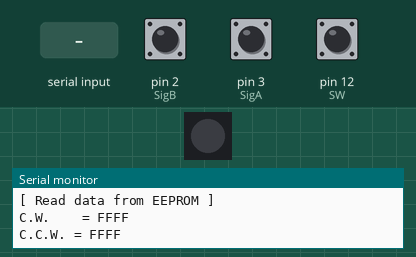
Recording of a sketch running on a simulated Arduino Leonardo, built with avr-gcc and run on an emulated ATmega32U4. Shown: 1 RGB LEDs in strip order, left to right, the last lines printed to the serial monitor. The test bench sets the inputs (shaded band); at power-on: pin 2 (SigB) HIGH, pin 3 (SigA) HIGH, pin 12 (SW) HIGH. Dim RGB values are drawn brighter than linear; USB keyboard and mouse output is not drawn.

Above: at 2.5 s.
2.6 s: "H\n" received over Serial
At 2.75 s:
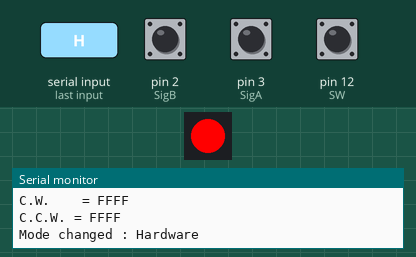
6.1 s: byte 83 ('S') received over Serial
At 6.53 s:
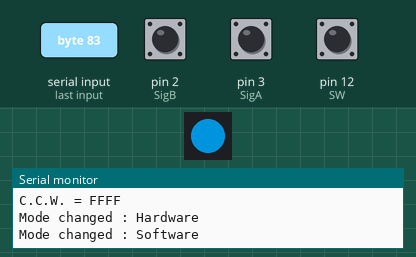
Timing chart, 0 to 9.1 s (numbered marks = the images above; inputs shaded):
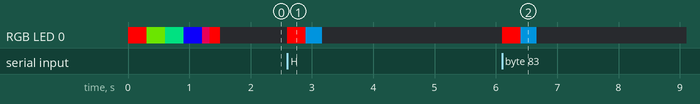

Measured:
- after the input at 2.6 s, RGB LED 0: off → RGB(255, 0, 0) at once, → RGB(0, 102, 153) 0.30 s later, → off 0.27 s later
- after the input at 6.1 s, RGB LED 0: off → RGB(255, 0, 0) at once, → RGB(0, 102, 153) 0.30 s later, → off 0.27 s later

The sketch:

Consumer_HID_rotenc3.ino
```cpp
/*---------------------------------------------*/
//デバイス識別番号
//シリアルで文字 "R" を受信したらこの数字を返す

#define ACK 0x00 //肯定応答
/*---------------------------------------------*/

//↓このスケッチの説明↓
/*----------------------------------------------
[シリアルで以下に示す文字を受信すると行う動作]
'C' EEPROMに保存されているキーコードを出力
'D' DUMP，EEPROMの中身を出力する
'M' EEPROMに仮想キーコードを記録する(ハードウェアモード)
    例えば,右回転のときは音量UP[0xE9]
    左回転のときは音量DOWN[0xEA]
    としたい場合は "M0xE9,0xEA" と送信する
'H' ハードウェアモードに変更する
    EEPROMに保存されている仮想キーコードを実行する
'S' ソフトウェアモードに変更する
    本機から右回転時は 'R' ,左回転時は 'L' を
    送信するので受信した端末で解釈して使用する
'R' 上記に記したACKの文字を送信する
    端末でデバイスを識別したい時に使用する

[Arduinoの動作]
・起動時とモード変更時にLEDが虹色に光る
・ハードウェアモードでは回転に合わせてLEDの色が変わる
・ソフトウェアモードでは白色固定
・LEDは最終操作から tick_value で設定した時間後に消灯する
・ロータリエンコーダで　右左右左右　または　左右左右左　を
操作するとモード(ハード・ソフト)が切り替わる

-----------------------------------------------*/

#include "HID-Project.h"
#include <EEPROM.h>
#include <Adafruit_NeoPixel.h>
#ifdef __AVR__
#include <avr/power.h>
#endif
#define PIN 11
#define SigA 3
#define SigB 2
#define LED_A 10
#define LED_B 9
#define LED_State 14
#define SW 12
#define Mode_SW 7

int rot = 0;
int flag = 0;
int Mode_sw = 0;
int tick_value = 1500;
int counter = 0;
static const int iRotPtn[] =
{0, 1, -1, 0, -1, 0, 0, 1, 1, 0, 0, -1, 0, -1, 1, 0, 0};

//エンコーダー状態を記憶
volatile byte pos;
volatile int  enc_count;

char buff[12] = {'\0'};
byte C_pos = 0;
byte old_C_pos = 0;
byte rec = 0;
uint16_t Vkey1 = 0x00;
uint16_t Vkey2 = 0x00;
unsigned long time;
unsigned long time_sub = 0;
unsigned long memory = 0;

//WS2812 本機では1つ
Adafruit_NeoPixel strip =
Adafruit_NeoPixel(1, PIN, NEO_GRB + NEO_KHZ800);

//EEPROM用構造体
typedef struct _VKSTRUCT {
  uint16_t Vkey1;
  uint16_t Vkey2;
} VKSTRUCT, *PVKSTRUCT;
VKSTRUCT vs;  //C.W. Vkey1
VKSTRUCT vs2; //C.C.W. Vkey2

void setup() {
  //EEPROMから読み込み

  //HID
  Consumer.begin();
  Keyboard.begin();

  //ピン設定
  pinMode(SigA, INPUT_PULLUP);
  pinMode(SigB, INPUT_PULLUP);
  pinMode(SW, INPUT_PULLUP);
  pinMode(Mode_SW, INPUT_PULLUP);

  // This is for Trinket 5V 16MHz, you can remove these three lines if you are not using a Trinket
#if defined (__AVR_ATtiny85__)
  if (F_CPU == 16000000) clock_prescale_set(clock_div_1);
#endif
  // End of trinket special code

  strip.begin();
  strip.show(); // Initialize all pixels to 'off'

  //割り込み
  attachInterrupt(0, interrupt_enc, CHANGE);
  attachInterrupt(1, interrupt_enc, CHANGE);
  //起動LED
  rainbowCycle(5);
  //シリアル通信開始
  Serial.begin(115200);
  //EEPROMから読み込み
  eeprom_read_write('r', "", "");
}

void loop() {
  Switch_function("");
  Coloer_LED();
}

//EEPROM読み書き
void eeprom_read_write(char rw, uint16_t v1, uint16_t v2) {
  vs.Vkey1 = v1;
  vs.Vkey2 = v2;
  //書き込み
  if (rw == 'w') {
    byte* p = (byte*) &vs;

    for (int j = 0; j < sizeof(VKSTRUCT); j++) {
      EEPROM.write(j, *p);
      p++;
    }
  }
  //読み込み
  if (rw == 'r') {
    byte* p2 = (byte*) &vs2;

    for (int j = 0; j < sizeof(VKSTRUCT); j++) {
      byte b = EEPROM.read(j);
      *p2 = b;
      p2++;
    }
    Vkey1 = vs2.Vkey1;
    Vkey2 = vs2.Vkey2;
    Serial.println("[ Read data from EEPROM ]");
    Serial.print("C.W.    = ");
    Serial.println( Vkey1 , HEX);
    Serial.print("C.C.W. = ");
    Serial.println( Vkey2 , HEX);
  }
}

//操作を行ったら点灯　回転に合わせてLEDの色を変える
void Coloer_LED() {
  if (C_pos != old_C_pos) {
    old_C_pos = C_pos;
    strip.setPixelColor(0, Wheel(C_pos));
    strip.setBrightness(255);
    strip.show();
    time_sub = millis();
  }
  else {
    LED_off();
  }
}

//操作から一定時間後消灯
void LED_off() {
  time = millis();
  if (time - time_sub >=  tick_value) {
    time_sub = time;
    strip.setBrightness(0);
    strip.show();

    rec = (rec & B11111000) >> 4;
    //やっつけ
    if (rec == 2 || rec == 5 || rec == 10) {
      if (Mode_sw == 0) {
        Switch_function('S');
      }
      else if (Mode_sw == 1) {
        Switch_function('H');
      }
    }
    rec = 0;
  }
}

//5文字のHEX文字列をIntに
uint16_t hexToInt(String str) {
  const char hex[5] = {str[0], str[1], str[2], str[3], str[4]};
  return strtol( hex, NULL, 16);
}

//シリアル入力があればモード切り替え等
void Switch_function(int input) {
  // シリアルポートより1文字読み込む
  if (input == "")
    input = Serial.read();

  switch (input) {
    case 'C':
      //EEPROMから読み込み
      eeprom_read_write('r', "", "");
      break;

    case 'D':
      DUMP();
      break;

    case 'S':
      Mode_sw = 1;
      Serial.println("\r\nMode changed : Software");
      strip.setBrightness(255);
      rainbow(2);
      break;

    case'H':
      Mode_sw = 0;
      Serial.println("\r\nMode changed : Hardware");
      strip.setBrightness(255);
      rainbow(2);
      break;

    case 'R':
      Mode_sw = 0;
      Serial.print(ACK);//ACK
      delay(200);
      Serial.println("\r\nCurrent Mode : Hardware");
      break;

    case 'M':
      Serial.println("[ Set Vkey ]");
      char data = "";
      String s = "";
      byte comma = 6;//commaの位置を記憶
      while (counter <= 11) {
        data = Serial.read();
        buff[counter] = data;
        s = buff;
        if (data == ',') {
          comma = counter + 1;
          Vkey1 = hexToInt(s.substring(0, 5));
          Serial.print("[C.W.]   Vkey1 = ");
          Serial.println(Vkey1, HEX);
        }
        if (counter >= 11) {
          Vkey2 = hexToInt(s.substring(comma, 11));
          Serial.print("[C.C.W.] Vkey2 = ");
          Serial.println(Vkey2, HEX);
          counter++;
        }
        else {
          counter++;
        }
      }
      counter = 0;

      //EEPROM書き込み
      eeprom_read_write('w', Vkey1, Vkey2);

      break;
  }
  key_write();
}

//エンコーダに変化があればキー入力を実行
void key_write() {

  rot = 0;
  rot = ENC_COUNT(rot);

  if (Mode_sw == 0) {
    if (rot > 0) {
      Serial.println("Right");
      Consumer.write(Vkey1);
      Keyboard.write(Vkey1);
      strip.setBrightness(255);
      C_pos += 5;
      rec += 2;
      rec = rec << 1;
    }
    else if (rot < 0) {
      Serial.println("Left");
      Consumer.write(Vkey2);
      Keyboard.write(Vkey2);
      strip.setBrightness(255);
      C_pos -= 5;
      rec = rec << 1;
    }
  }
  else if (Mode_sw == 1) {
    if (rot > 0) {
      Serial.print("R");
      strip.setBrightness(255);
      strip.setPixelColor(0, 255, 255, 255);
      strip.show();
      rec += 2;
      rec = rec << 1;
      time_sub = millis();
    }
    else if (rot < 0) {
      Serial.print("L");
      strip.setBrightness(255);
      strip.setPixelColor(0, 255, 255, 255);
      strip.show();
      rec = rec << 1;
      time_sub = millis();
    }
    if (digitalRead(SW) == LOW) {
      Serial.print("C");
      while (digitalRead(SW) == LOW) {
        delay(10);
      }
    }
  }
}

int ENC_COUNT(int incoming) {
  static int enc_old = enc_count;
  int val_change = enc_count - enc_old;

  if (val_change != 0)
  {
    incoming += val_change;
    enc_old   = enc_count;
  }
  return incoming;
}

//https://jumbleat.com/2016/12/17/encoder_1/
//割り込みで変化を読み取る
void interrupt_enc(void) {
  byte cur = (!digitalRead(SigB) << 1) + !digitalRead(SigA);
  byte old = pos & B00000011;
  byte dir = (pos & B00110000) >> 4;

  if (cur == 3) cur = 2;
  else if (cur == 2) cur = 3;

  if (cur != old)
  {
    if (dir == 0)
    {
      if (cur == 1 || cur == 3) dir = cur;
    } else {
      if (cur == 0)
      {
        if (dir == 1 && old == 3) enc_count++;
        else if (dir == 3 && old == 1) enc_count--;
        dir = 0;
      }
    }

    bool rote = 0;
    if (cur == 3 && old == 0) rote = 0;
    else if (cur == 0 && old == 3) rote = 1;
    else if (cur > old) rote = 1;

    pos = (dir << 4) + (old << 2) + cur;
  }
}


// Fill the dots one after the other with a color
void colorWipe(uint32_t c, uint8_t wait) {
  for (uint16_t i = 0; i < strip.numPixels(); i++) {
    strip.setPixelColor(i, c);
    strip.show();
    delay(wait);
  }
}

void rainbow(uint8_t wait) {
  uint16_t i, j;

  for (j = 0; j < 256; j++) {
    for (i = 0; i < strip.numPixels(); i++) {
      strip.setPixelColor(i, Wheel((i + j) & 255));
    }
    strip.show();
    delay(wait);
  }
}

// Slightly different, this makes the rainbow equally distributed throughout
void rainbowCycle(uint8_t wait) {
  uint16_t i, j;

  for (j = 0; j < 256 * 1; j++) { // 5 cycles of all colors on wheel
    for (i = 0; i < strip.numPixels(); i++) {
      strip.setPixelColor(i, Wheel(((i * 256 / strip.numPixels()) + j) & 255));
    }
    strip.show();
    delay(wait);
  }
}

// Input a value 0 to 255 to get a color value.
// The colours are a transition r - g - b - back to r.
uint32_t Wheel(byte WheelPos) {
  WheelPos = 255 - WheelPos;
  if (WheelPos < 85) {
    return strip.Color(255 - WheelPos * 3, 0, WheelPos * 3);
  }
  if (WheelPos < 170) {
    WheelPos -= 85;
    return strip.Color(0, WheelPos * 3, 255 - WheelPos * 3);
  }
  WheelPos -= 170;
  return strip.Color(WheelPos * 3, 255 - WheelPos * 3, 0);
}

//https://ht-deko.com/arduino/eeprom.html
//EEPROMの中身を出力
void DUMP() {
  uint16_t Address = 0;
  byte CheckSum;
  byte Sums[17];
  char buf[10];
  Serial.println("[ DUMP ]");
  do {
    // Header
    Serial.println("Add  +0 +1 +2 +3 +4 +5 +6 +7 +8 +9 +A +B +C +D +E +F Sum");
    memset(Sums, 0, sizeof(Sums));

    for (int i = 0; i < 16; i++) {
      // Address
      sprintf(buf, "%04X ", Address);
      Serial.print(buf);

      // Data
      CheckSum = 0;
      for (int l = 0; l < 16; l++) {
        byte Value = EEPROM.read(Address);
        sprintf(buf, "%02X ", Value);
        Serial.print(buf);
        CheckSum += Value;
        Sums[l] += Value;
        Address++;
      }
      Sums[16] += CheckSum;

      // CheckSum (Horizontal)
      sprintf(buf, ":%02X", CheckSum);
      Serial.println(buf);
    }

    // Footer / CheckSum (Vertical)
    Serial.println("--------------------------------------------------------");
    Serial.print("Sum: ");
    for (int i = 0; i < 16; i++) {
      sprintf(buf, "%02X ", Sums[i]);
      Serial.print(buf);
    }
    sprintf(buf, ":%02X", Sums[16]);
    Serial.println(buf);
    Serial.println("");
  } while (Address < EEPROM.length());
}
```
